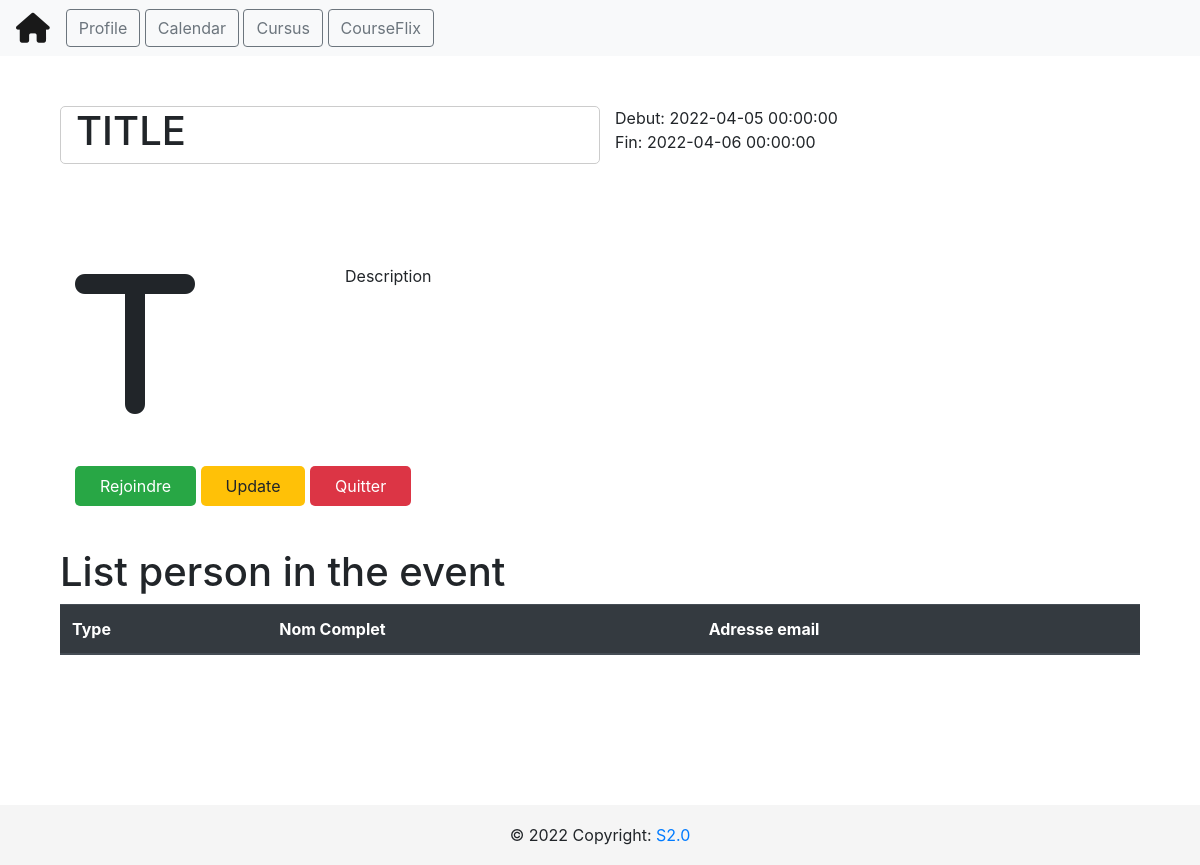
Page /calendar/event/4 on the committed database.
### tables this page shows
CREATE TABLE events (
                        event_id INTEGER NOT NULL, 
                        title VARCHAR(100), 
                        date_from INTEGER, 
                        date_to INTEGER, 
                        organizer INTEGER, event_description TEXT, category_id INTEGER, 
                        PRIMARY KEY (event_id)
                    );

### app.py (the view, shortened to what this page needs)
@api.route("/calendar/event/<int:id>")
def get_event(id):
    cursor = db.cursor()
    cursor.execute("SELECT * FROM events WHERE event_id = {}".format(id))
    rows = cursor.fetchall()
    event = rows
    cursor.execute("SELECT * FROM event_attendes WHERE event_id = {}".format(id))
    rows = cursor.fetchall()
    person_attendes = rows
    persons = []
    return render_template(
        "view_event.html",
        event={
            "event_id": event[0][0],
            "title": event[0][1],
            "start": event[0][2],
            "end": event[0][3],
            "organizer": event[0][4],
            "description": event[0][5],
            "category_id": event[0][6],
        },
        persons=persons,
    )

### templates/view_event.html (shortened to what this page needs)
{% extends "layout.html" %} {% block title %} {{event.title}} {% endblock %} {%
block head %} {{ super() }}
{% endblock %} {% block content %}
<section>
  <div class="container">
    <div class="row row-event event-header">
      <div class="col-md-6 event-title">
        <h1>{{event.title}}</h1>
      </div>
      <div class="col-md-6">
        <div class="row">
          <div class="col-md-12 event-date">Debut: {{event.start}}</div>
        </div>
        <div class="row">
          <div class="col-md-12 event-date">Fin: {{event.end}}</div>
        </div>
      </div>
    </div>
    <div class="row row-event">
      <div class="col-md-3 event-icon">
        <i class="fa-solid fa-{{event.title[0]|lower}} fa-10x"></i>
      </div>
      <div class="col-md-6 event-description">
        <div class="row">
          <div class="col-md-12">{{event.description}}</div>
        </div>
      </div>
    </div>
    <div class="row row-event">
      <div class="col-md-6">
        <a href="#" class="btn-event btn-success">Rejoindre</a>
        <a href="#" class="btn-event btn-warning" id="updater">Update</a>
        <a href="#" class="btn-event btn-danger">Quitter</a>
      </div>
    </div>
  </div>
</section>
<section>
  <div class="container">
    <div class="row">
      <div class="col-md-12">
        <h1>List person in the event</h1>
      </div>
    </div>
    <div class="row">
      <div class="col-md-12">
        <table class="table">
          <thead class="thead-dark">
            <th>Type</th>
            <th>Nom Complet</th>
            <th>Adresse email</th>
          </thead>
        </table>
      </div>
    </div>
  </div>
</section>
{% endblock %}

### templates/css/profile.css (style rules this page uses)
body { color: #6F8BA4; margin-top:20px; }

### templates/layout.html (style rules this page uses)
body { min-height: 100vh!important; }

### templates/view_event.html (style rules this page uses)
.row-event { margin: 50px auto; }
.event-title { border: 1px solid #ccc; border-radius: 5px; decoration: underline; }
.btn-event { min-width: 60px; padding: 10px 25px; border-radius: 5px; }
.table { margin-bottom: 150px; }

### rows in the picture
events: title "TITLE", start "2022-04-05 00:00:00", end "2022-04-06 00:00:00", description "Description"
